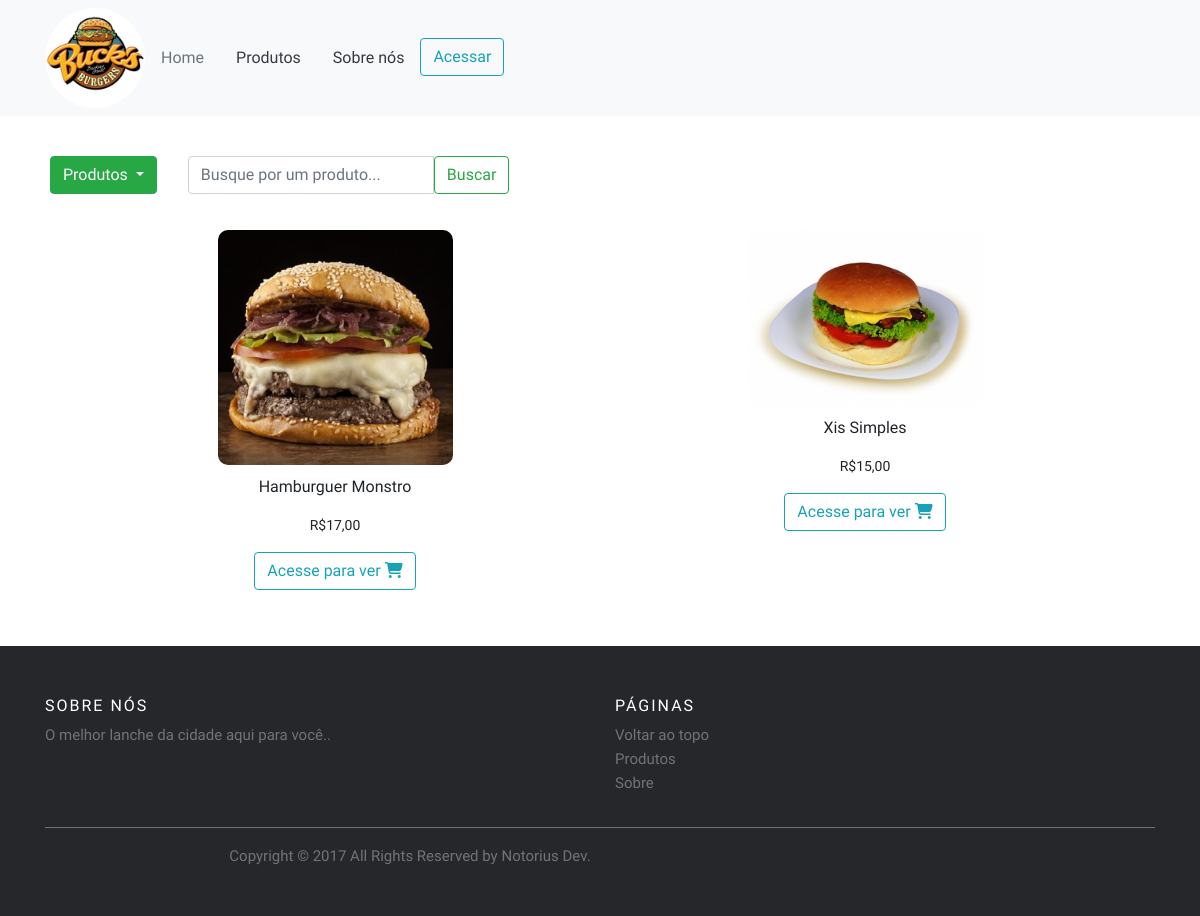
/produtos, run on the app's committed database.
### classes/MySql.php (called while the page is built)
<?php
	class MySql{
		private static $pdo;
		public static function conectar(){
				if (self::$pdo == null) {
					try{
					self::$pdo = new PDO('mysql:host='.HOST.';dbname='.DATABASE,USER,PASSWORD,array(PDO::MYSQL_ATTR_INIT_COMMAND => "SET NAMES utf8"));
					self::$pdo->setAttribute(PDO::ATTR_ERRMODE,PDO::ERRMODE_EXCEPTION);
				}catch(Exception $e){
					echo "<h2>Erro ao conectar</h2>";
				}
			}
			return self::$pdo;
		}
	}
?>

### classes/Site.php (called while the page is built, shortened)
<?php
	class Site{
		public static function sqlInfoSite(){
			$sql_info_site = MySql::conectar()->prepare("SELECT * FROM `tb_site.informacoes_site`");
			$sql_info_site->execute();
			return $sql_info_site->fetch();
		}
	}
?>

### pages/produtos.php (the view, shortened to what this page needs)
<?php
     $query = "";
        if (isset($_GET['categoria'])) {
          if($_GET['categoria'] == "todas"){
            $sql = MySql::conectar()->prepare("SELECT * FROM `tb_site.produtos` WHERE status = '1'");
          }else{
            $categoria = $_GET['categoria'];
            $sql = MySql::conectar()->prepare("SELECT * FROM `tb_site.produtos` WHERE categoria = '$categoria' AND status = '1' $query");
          }
        }else{
           $sql = MySql::conectar()->prepare("SELECT * FROM `tb_site.produtos` WHERE status = '1' $query");
        }
      $sql->execute();
      $produtos = $sql->fetchAll();
?>
  <div class="container" style="margin-bottom: 50px;">
      <div class="row mt-1" style="padding: 20px;">
        <div class="btn-group">
          <div class="btn-group">
            <div class=" mt-3 mr-3">
              <div class="dropdown show">
              <a class="btn btn-outline-success dropdown-toggle" href="#" role="button" id="dropdownMenuLink" data-toggle="dropdown" aria-haspopup="true" aria-expanded="false">
                Produtos
              </a>
              </div>
            </div>
          </div>
          <div class=" mt-3 mr-3" style="margin-left: 15px;">
            <form method="post">
              <div class="input-group mb-3">
                <input type="text" name="busca" class="form-control me-2" placeholder="Busque por um produto...">
                <button class="btn btn-outline-success" type="submit" name="acao" value="Buscar">Buscar</button>
              </div>
            </form>
          </div>
        </div>
      </div>
      <div id="div1">
        <section class="section-grid">
        <div class="grid-prod">
        <?php
         foreach ($produtos as $key => $produto) {
        ?>
         <div class="prod-grid">
          <center><img src="<?php echo INCLUDE_PATH_PAINEL; ?>uploads/<?php echo $produto['img']; ?>">
             <p class="prod-name"><?php echo $produto['nome']; ?></p>
               <p class="prod-desc">R$<?php echo Painel::convertMoney($produto['preco']); ?></p>
                  <a href="login" class="btn btn-outline-info"> Acesse para ver <i class="fa fa-shopping-cart" aria-hidden="true"></i></a></center>
         </div>
         <?php } ?>
        </div>
         </section>
      </div>
    </div>

### pages/main.php (shortened to what this page needs)
<?php
$info_site = Site::sqlInfoSite();
?>
<!DOCTYPE html>
<html>
<head>
	<link rel="stylesheet" type="text/css" href="<?php echo INCLUDE_PATH ?>css/style-user.css">
	<link rel="stylesheet" href="https://cdn.jsdelivr.net/npm/bootstrap@4.0.0/dist/css/bootstrap.min.css">
	<link href='https://unpkg.com/boxicons@2.0.7/css/boxicons.min.css' rel='stylesheet'>
	<link rel="stylesheet" href="https://cdnjs.cloudflare.com/ajax/libs/font-awesome/4.7.0/css/font-awesome.min.css">
</head>
<body style="height: 100%;">
	<header class="px-3 py-2 bg-light text-dark">
	  <div class="container">
	    <div class="d-flex flex-wrap align-items-center justify-content-center justify-content-lg-start">
	      <?php
	    	$sql_imagens_banner = Mysql::conectar()->prepare("SELECT * FROM `tb_site.imagens_site`");
			$sql_imagens_banner->execute();
				if ($sql_imagens_banner->rowCount() > 0) {
					$sql_imagens_banner = $sql_imagens_banner->fetch();
					?>
						<a href="" class="d-flex align-items-center my-2 my-lg-0 me-lg-auto text-dark text-decoration-none">
					      <img style="border-radius: 50%; width:100px ;" src="<?php echo INCLUDE_PATH_PAINEL ?>uploads/<?php echo $sql_imagens_banner['imagem_logo']; ?>">
					    </a>
					<?php
				}else{
                                  ?>
                                          <a class="d-flex align-items-center my-2 my-lg-0 me-lg-auto text-dark text-decoration-none">Sem Logo</a>
                                  <?php
                                }
	    	?>
	      <ul class="nav col-12 col-lg-auto my-2 justify-content-center my-md-0 text-small">
	        <li>
	          <a href="home" class="nav-link text-secondary">
	            Home
	          </a>
	        </li>
	        <li>
	          <a href="produtos" class="nav-link text-dark">
	            Produtos
	          </a>
	        </li>
	        <li>
	          <a href="sobre" class="nav-link text-dark">
	            Sobre nós
	          </a>
	        </li>
	        <li>
	        	<a href="login" class="btn btn-outline-info">Acessar</a>
	        </li>
	      </ul>
	    </div>
	  </div>
	</header>
	<div class="content" style="min-height: calc(100vh - 270px);">
		<?php Painel::carregarPagina(); ?>
	</div>
		    <footer class="site-footer">
		      <div class="container">
		        <div class="row">
		          <div class="col-sm-12 col-md-6">
		            <h6>Sobre nós</h6>
		            <p class="text-justify"><?php echo $info_site['sobre']; ?>.</p>
		          </div>
		          <div class="col-md-4 ms-5 col-sm-4 col-xs-8">
		            <h6>Páginas</h6>
		            <ul class="footer-links">
		              <li><a href="">Voltar ao topo</a></li>
		              <li><a href="">Produtos</a></li>
		              <li><a href="">Sobre</a></li>
		            </ul>
		          </div>
		        </div>
		        <hr>
		      </div>
		      <div class="container">
		        <div class="row">
		          <div class="col-md-8 col-sm-6 col-xs-12">
		            <p class="copyright-text">Copyright &copy; 2017 All Rights Reserved by
		         <a href="#">Notorius Dev</a>.
		            </p>
		          </div>
		          <div class="col-md-2 col-sm-2 col-xs-8">
		          </div>
		        </div>
		      </div>
		</footer>
</body>
</html>

### css/style-user.css (style rules this page uses)
* { margin: 0; padding: 0; box-sizing: border-box; font-family: 'Lexend', sans-serif; text-decoration: none; }
a { text-decoration: none; }
.prod-name { margin-top: 10px; font-size: 16px; font-weight: 500 ; }
.prod-desc { font-size: 14px; }
.container { display: flex; flex-flow: column nowrap; }
.section-grid { display: flex; padding-left: 25px; padding-right: 25px; }
.grid-prod { flex: 1 1 auto; display: flex; flex-flow: row wrap; }
.prod-grid { flex: 5%; }
.prod-grid img { width:60%; max-width: 235px; border-radius: 10px; }
h3, p { text-align: center; }
.btn { display: inline-block; }
.site-footer { background-color:#26272b; padding:45px 0 20px; font-size:15px; line-height:24px; color:#737373; height: 270px; margin-bottom: -20px; }
.site-footer hr { border-top-color:#bbb; opacity:0.5 }
.site-footer h6 { color:#fff; font-size:16px; text-transform:uppercase; margin-top:5px; letter-spacing:2px }
.site-footer a { color:#737373; }
.footer-links { padding-left:0; list-style:none }
.footer-links li { display:block }
.footer-links a { color:#737373 }
.copyright-text { margin:0 }

### data on the page
tb_site.imagens_site: imagem_logo (picture)
tb_site.produtos: img (picture), nome "Hamburguer Monstro", preco "17,00"
tb_site.produtos: img (picture), nome "Xis Simples", preco "15,00"
tb_site.informacoes_site: sobre "O melhor lanche da cidade aqui para você."
